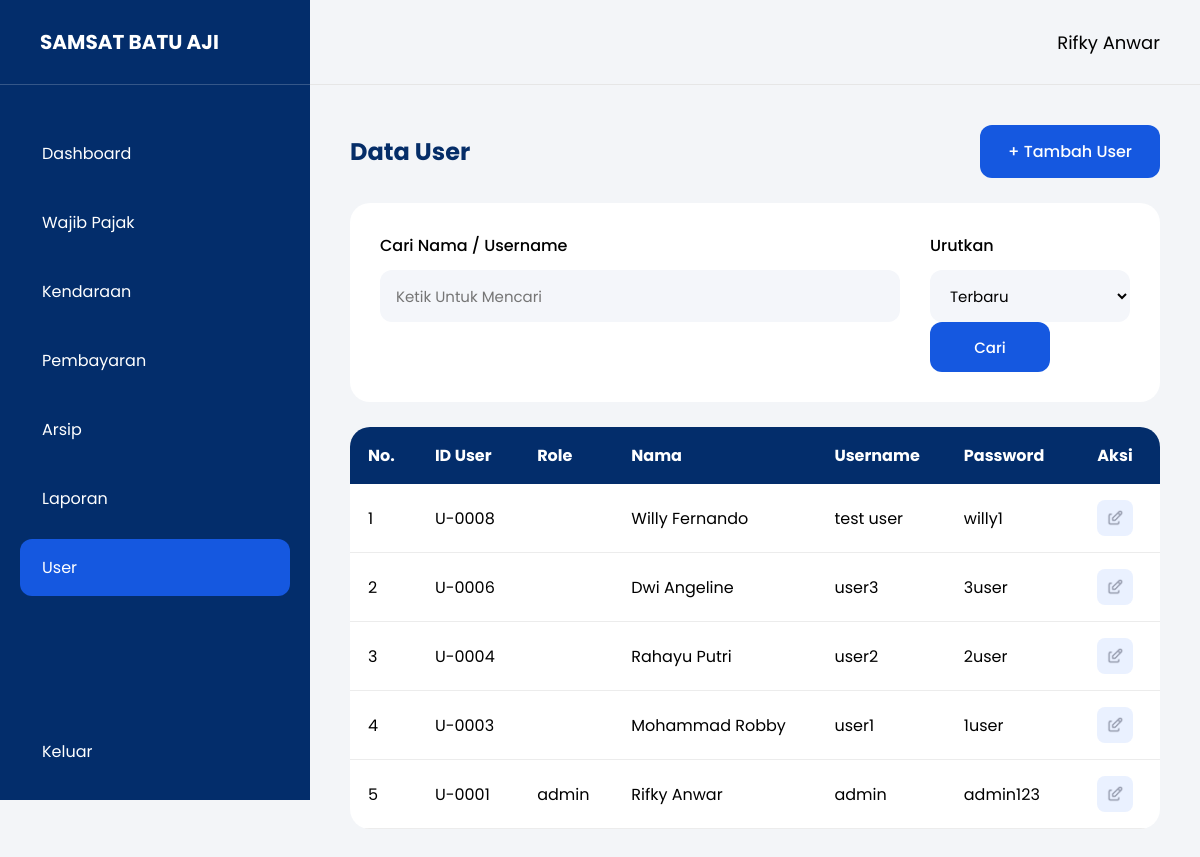
/pages/user.php (signed in), run on an earlier commit of the app's database.
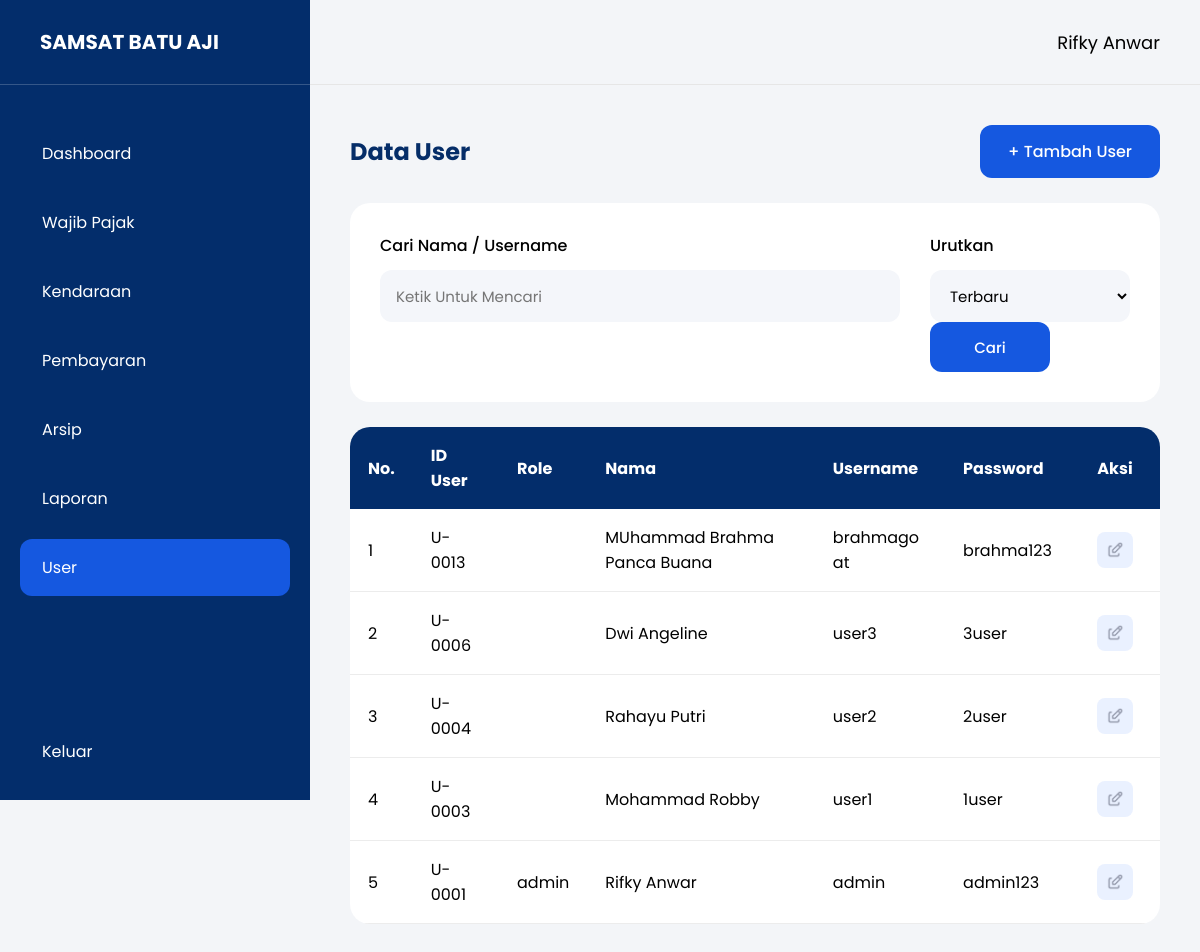
And on a later commit of the database.
### tables this page shows
CREATE TABLE `user` (
  `id_user` int(11) NOT NULL,
  `nama` varchar(100) NOT NULL,
  `username` varchar(50) NOT NULL,
  `password` varchar(255) NOT NULL,
  `role` enum('admin','petugas') NOT NULL
);

### pages/user.php (the view, shortened to what the changed rows need)
    <?php
    require_once "../config/database.php";
    $cari = '';
    $urut = 'DESC';
    $query = mysqli_query(
        $koneksi,
        "SELECT *
FROM user
WHERE
nama LIKE '%$cari%'
OR username LIKE '%$cari%'
ORDER BY id_user $urut"
    );
    ?>
    <!DOCTYPE html>
    <html>
    <head>
        <link rel="stylesheet" href="../assets/css/style.css">
    </head>
    <body>
        <div class="container">
            <div class="main">
                <div class="content">
                    <div class="page-header">
                        <h2>Data User</h2>
                    </div>
                    <div class="table-card">
                        <table class="data-table">
                            <thead>
                                <tr>
                                    <th>No.</th>
                                    <th>ID User</th>
                                    <th>Role</th>
                                    <th>Nama</th>
                                    <th>Username</th>
                                    <th>Password</th>
                                    <th>Aksi</th>
                                </tr>
                            </thead>
                            <tbody>
                                <?php
                                if (mysqli_num_rows($query) > 0) {
                                    $no = 1;
                                    while ($data = mysqli_fetch_assoc($query)) {
                                ?>
                                        <tr>
                                            <td>
                                                <?php echo $no++; ?>
                                            </td>
                                            <td>
                                                U-<?php echo str_pad($data['id_user'], 4, '0', STR_PAD_LEFT); ?>
                                            </td>
                                            <td>
                                                <?php echo $data['role']; ?>
                                            </td>
                                            <td>
                                                <?php echo $data['nama']; ?>
                                            </td>
                                            <td>
                                                <?php echo $data['username']; ?>
                                            </td>
                                            <td>
                                                <?php echo $data['password']; ?>
                                            </td>
                                            <td>
                                                <a
                                                    href="edit_user.php?id=<?php echo $data['id_user']; ?>"
                                                    class="btn-edit">
                                                    <img
                                                        src="../assets/css/images/tabler_edit.png"
                                                        alt="Edit"
                                                        class="icon-edit">
                                                </a>
                                            </td>
                                        </tr>
                                    <?php
                                    }
                                }
                                ?>
                            </tbody>
                        </table>
                    </div>
                </div>
            </div>
        </div>
    </body>
    </html>

What changed in the data, as far as the page shows it:
removed user: id_user "0008", nama "Willy Fernando", username "test user", password "willy1"
added user: id_user "0013", nama "MUhammad Brahma Panca Buana", username "brahmagoat", password "brahma123"
